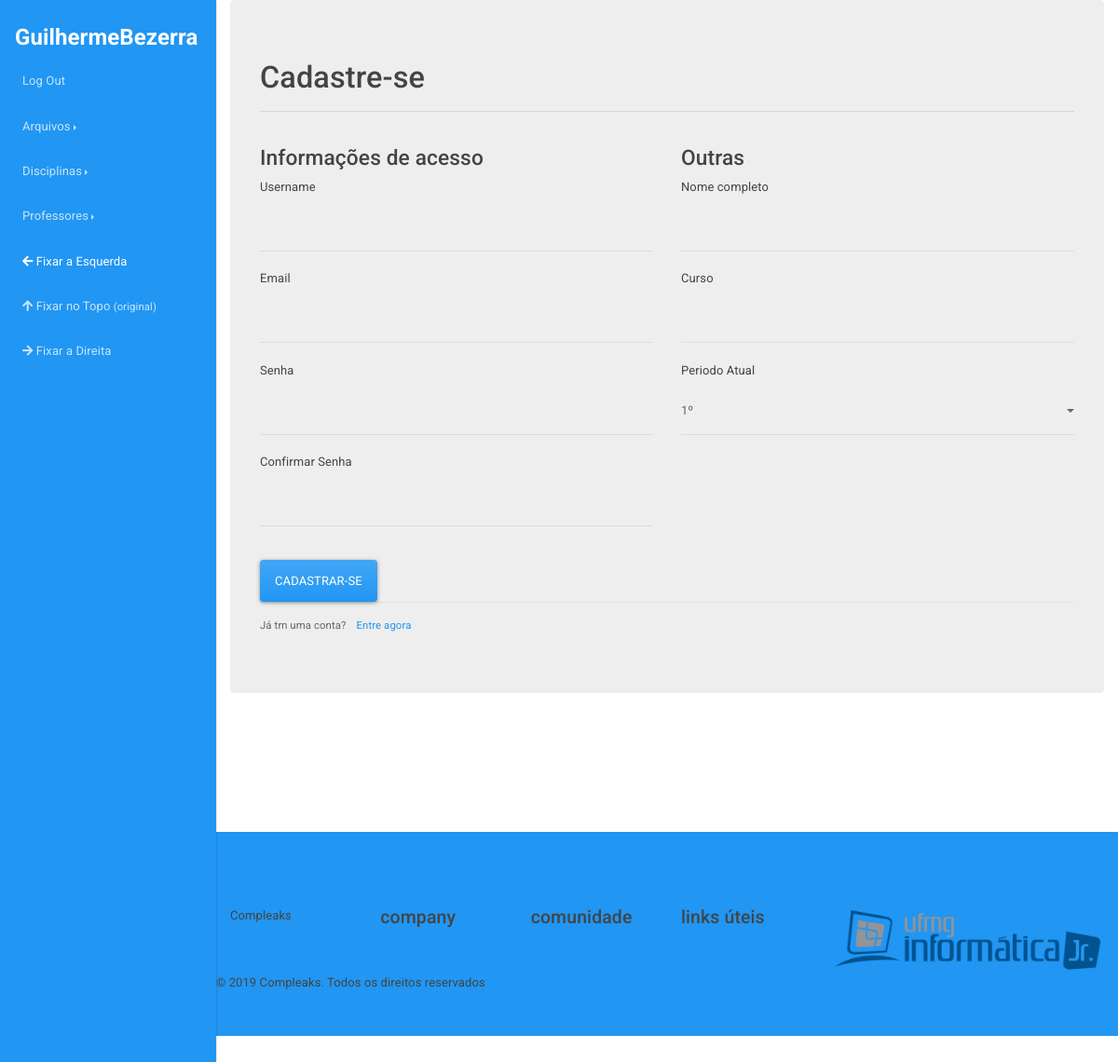
The page /usuarios/cadastro (signed in) on the database as committed earlier.
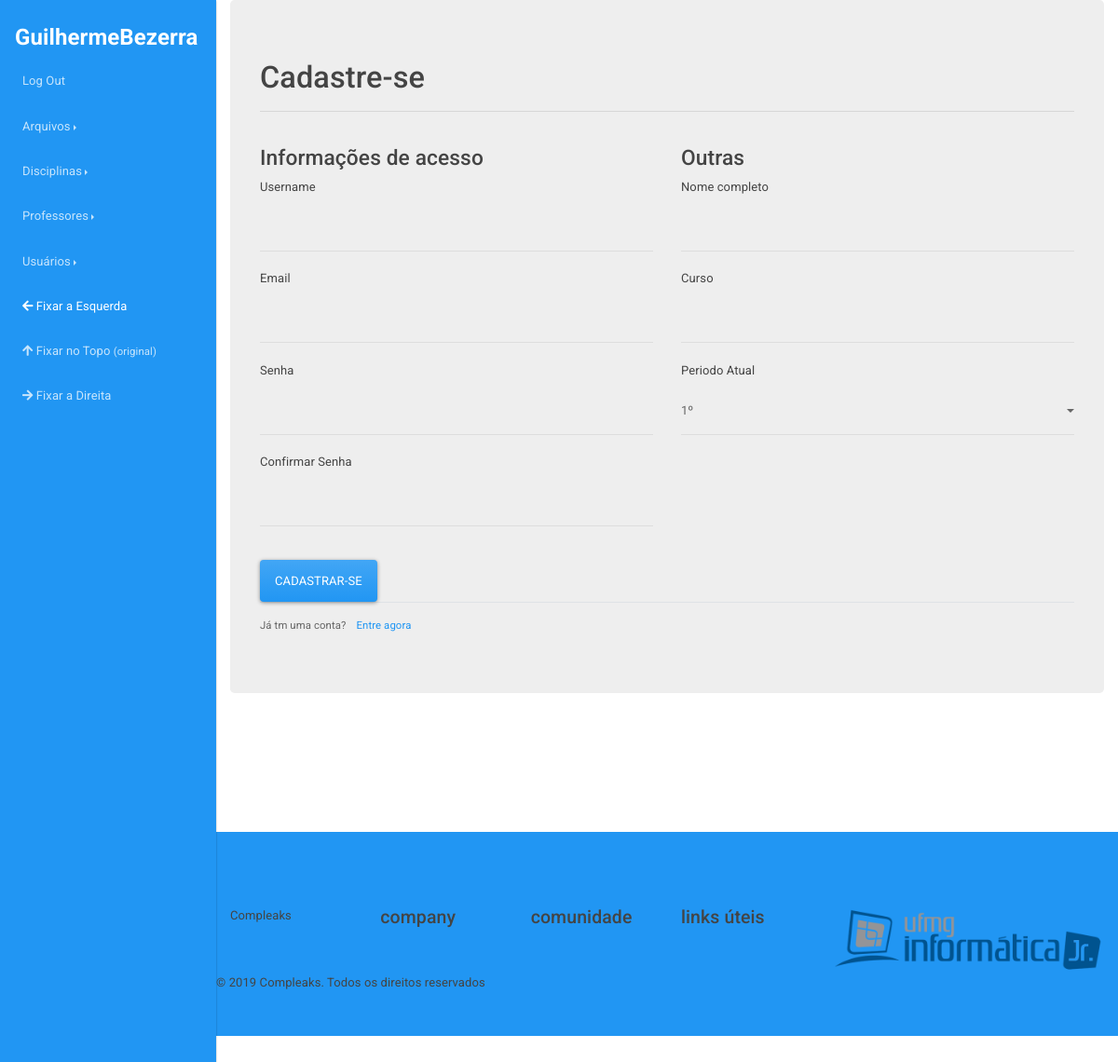
The same page on the database as committed later.
### compleaks/usuarios/views.py (the view, shortened to what this page needs)
@usuarios.route('/cadastro', methods=['POST', 'GET'])
def adicionar():
	form_login = LoginForm()
	form = AdicionarUsuarioForm()
	if Usuario.query.filter_by(username=form.username.data).first():
		flash(f"Esse nome de usuário já existe.", "warning")
	if Usuario.query.filter_by(email=form.email.data).first():
		flash(f"Esse e-mail já está em uso.", "warning")
	return render_template('adicionar_usuario.html', form=form, form_login=form_login)

### compleaks/usuarios/forms.py
class LoginForm(FlaskForm):
	email = StringField("Email", validators=[DataRequired(message="Campo Obrigatório"), Email(message="Campo Obrigatório"), Length(min=3, max=120, message="Minimo de 3 caracteres e máximo de 120 por favor!")])
	senha = PasswordField("Senha", validators=[DataRequired(), Length(min=0, max=250, message="Minimo de 3 caracteres e máximo de 250 por favor!")])
	submit = SubmitField("Entrar")

### compleaks/usuarios/models.py (called while the page is built)
@login_manager.user_loader
def load_user(user_id):
    return Usuario.query.get(user_id)

### compleaks/usuarios/templates/usuarios/adicionar_usuario.html (shortened to what this page needs)
{% extends "base.html" %}
{% block content %}
    <div class="page-header">
        <h1>Cadastre-se</h1>
        <hr/>
    </div>
    <br>
    <div class="row">
            <div class="col-sm-6">
                <h3>Informações de acesso</h3>
                <form method="POST">
                <div class="form-group">
                    {{ form.username.label }}{{ form.username(class="form-control") }}
                    <br>
                    {{ form.email.label }}{{ form.email(class="form-control") }}
                    <br>
                    {{ form.senha.label }}{{ form.senha(class="form-control") }}
                    <br>
                    {{ form.conf_senha.label }}{{ form.conf_senha(class="form-control") }}
                    <br>
                </div>
            </div>
            <div class="col-sm-6">
                <h3>Outras</h3>
                <div class="form-group">
                    {{ form.nome.label }}{{ form.nome(class="form-control") }}
                    <br>
                    {{ form.curso.label }}{{ form.curso(class="form-control") }}
                    <br>
                    {{ form.periodo.label }}{{ form.periodo(class="form-control") }}
                </div>
            </div>
    </div>
    <div class="row">
        <div class="col-sm-12">
            {{ form.submit(class="btn btn-primary") }}
        </div>
    </div>
<div class="border-top pt-3">
    <small class="text-muted">
        Já tm uma conta? <a class="ml-2" data-toggle="modal" data-target="#loginModal">Entre agora</a>
    </small>
</div>
{% endblock %}

### compleaks/templates/base.html (shortened to what the changed rows need)
<html lang="en"><head>
    <link rel="stylesheet" href="{{url_for('static', filename='fonts/stilosa.css')}}">
    <link rel="stylesheet" href="{{url_for('static', filename='css/estilos.css')}}">
    <link rel="stylesheet" href="{{url_for('static', filename='css/component.css')}}">
    <link rel="stylesheet" href="https://cdnjs.cloudflare.com/ajax/libs/bootswatch/4.2.1/materia/bootstrap.min.css">
    <link rel="stylesheet" href="https://cdnjs.cloudflare.com/ajax/libs/font-awesome/4.7.0/css/font-awesome.min.css">
    <link rel="stylesheet" href="{{url_for('static', filename='css/navbar-fixed-right.min.css')}}">
    <link rel="stylesheet" href="{{url_for('static', filename='css/navbar-fixed-left.min.css')}}">
    <link rel="stylesheet" href="{{url_for('static', filename='css/docs.css')}}">
    <link rel="stylesheet" href="https://use.fontawesome.com/releases/v5.7.1/css/all.css">
</head>
<body style="margin-left: 0px; margin-right: 0px; padding-top: 90px;">
<nav class="navbar navbar-expand-md navbar-dark bg-primary fixed-top">
    <div class="navbar-collapse collapse" id="navbarsExampleDefault" style="">
        <ul class="navbar-nav">
            {% if current_user.is_admin %}
                <li class="nav-item dropdown">
                    <a class="nav-link dropdown-toggle" data-toggle="dropdown" aria-haspopup="true" aria-expanded="false">Usuários</a>
                </li>
            {% endif %}
        </ul>
    </div>
</nav>
{% block divisao %}
<div class="container-fluid">
    <div class="jumbotron">
{% endblock %}
            {% block content %}
            {% endblock %}
        </div>
    </div>
<br/>
<br/>
<br/>
<br/>
<br/>
<br/>
</body></html>

Rows that differ between the two databases and show on the page:
changed Usuario "GuilhermeBezerra": is_admin 0 → 1 (drawn)
Other text that changed with them:
text now shown: "Usuários"
